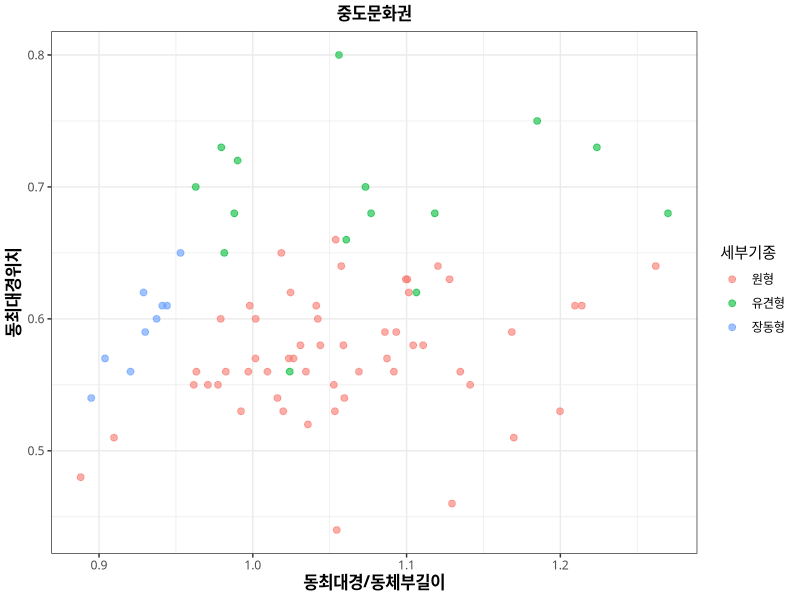
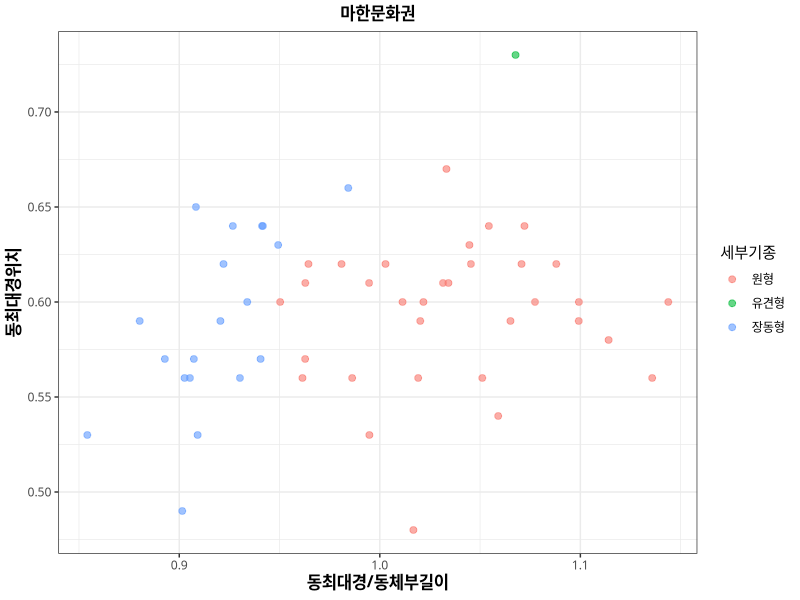
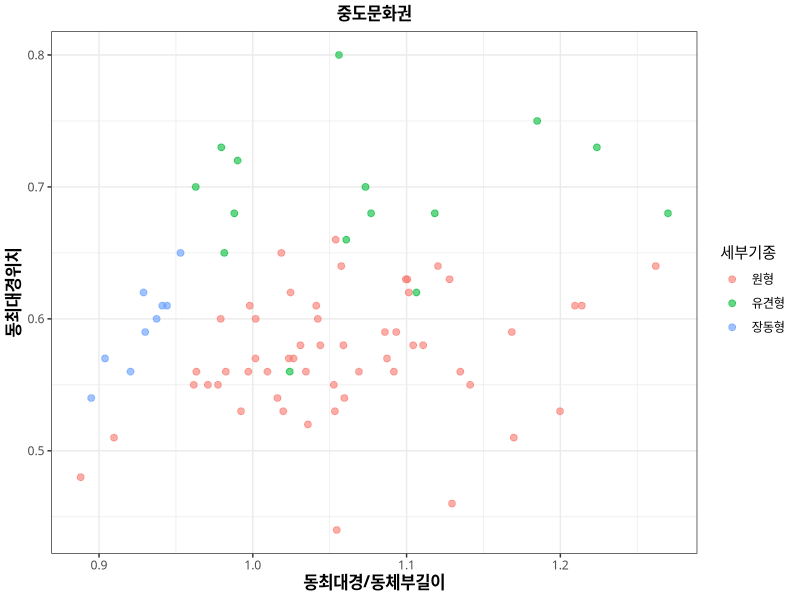
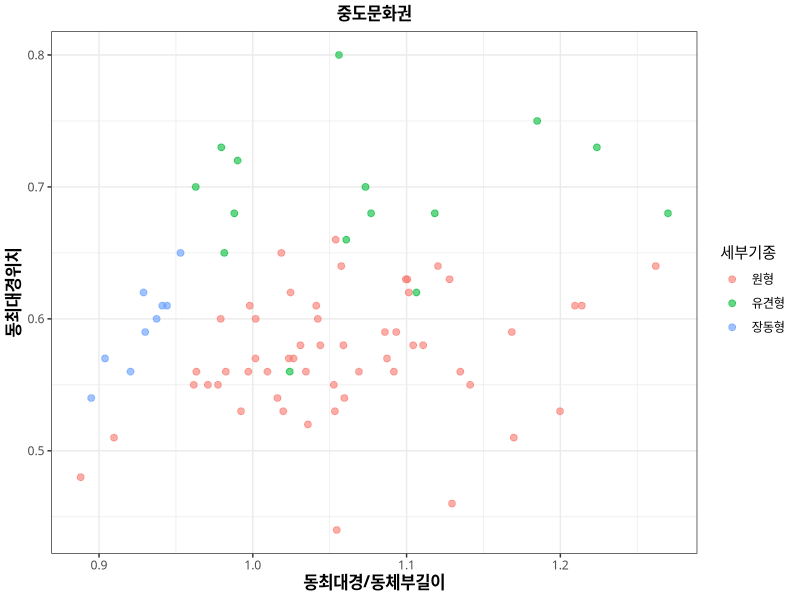
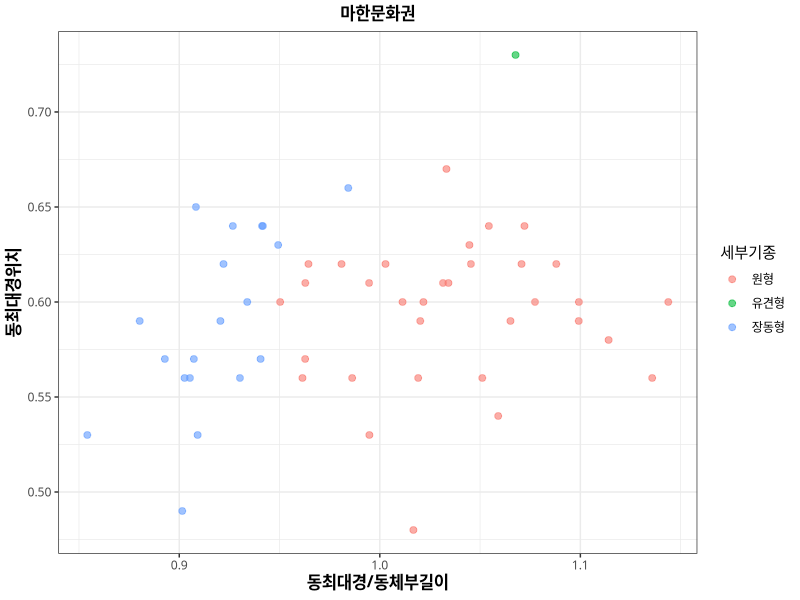
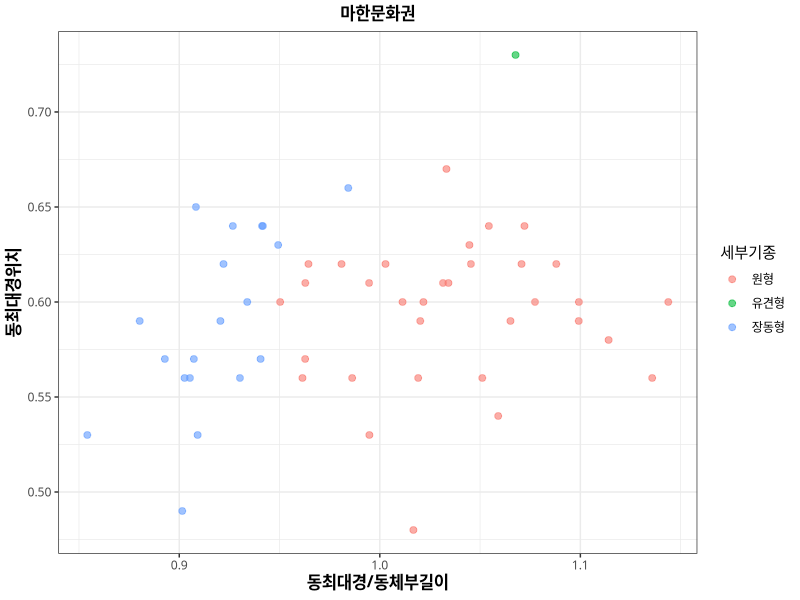

The R script that drew these images, in order:
library(ggplot2)
library(here)
library(ggrepel)

df <- read.csv(here("./Data/LPV_Measurement.csv"), fileEncoding = "UTF-8")
df$세부기종[df$세부기종 == "중도, 마한"] <- "중도"
#df$세부기종[df$동최대경위치 <= 0.675 & df$동최대경/df$동체부길이 <= 0.95] <- "장동형"
#df$세부기종[df$동최대경위치 <= 0.675 & df$동최대경/df$동체부길이 >= 0.95] <- "원형"
#df$세부기종[df$동최대경위치 >= 0.675] <- "유견형"


########## 중도 ########## 
df_a <- subset(df, df$세부기종 != "기타" & df$문화권 == "중도")

ggplot(df_a, aes(x = 동최대경/동체부길이, y = 동최대경위치, color = 세부기종)) +
    geom_point(size = 2, alpha = 0.6) +
#    geom_text_repel(aes(label = 코드), size = 3, family = "NanumGothic", max.overlaps = 20) +
#    scale_color_brewer(palette = "Set1") +
#    guides(color = guide_legend(title = "세부기종")) +
    xlab("동최대경/동체부길이") +
    ylab("동최대경위치") +
        theme_bw() + 
        theme(text = element_text(family = "NanumGothic"),
            plot.title = element_text(hjust = 0.5, size = 12, face = 'bold'),
            axis.title.x = element_text(size = 12, colour = "black", face = 'bold'),
            axis.title.y = element_text(size = 12, colour = "black", face = 'bold')) +
    ggtitle("중도문화권")

ggsave(here("./Graph/Scatter(중도).tiff"), dpi=300, width=5, height=5, units='in')
ggsave(here("./Graph/Scatter(중도).jpeg"), dpi=300, width=5, height=5, units='in')

########## 마한 ##########
df_b <- subset(df, df$세부기종 != "기타" & df$문화권 == "마한")

ggplot(df_b, aes(x = 동최대경/동체부길이, y = 동최대경위치, color = 세부기종)) +
    geom_point(size = 2, alpha = 0.6) +
#    geom_text_repel(aes(label = 코드), size = 3, family = "NanumGothic", max.overlaps = 20) +
#    scale_color_brewer(palette = "Set1") +
#    guides(color = guide_legend(title = "세부기종")) +
    xlab("동최대경/동체부길이") +
    ylab("동최대경위치") +
        theme_bw() + 
        theme(text = element_text(family = "NanumGothic"),
            plot.title = element_text(hjust = 0.5, size = 12, face = 'bold'),
            axis.title.x = element_text(size = 12, colour = "black", face = 'bold'),
            axis.title.y = element_text(size = 12, colour = "black", face = 'bold')) +
    ggtitle("마한문화권")

ggsave(here("./Graph/Scatter(마한).tiff"), dpi=300, width=5, height=5, units='in')
ggsave(here("./Graph/Scatter(마한).jpeg"), dpi=300, width=5, height=5, units='in')
